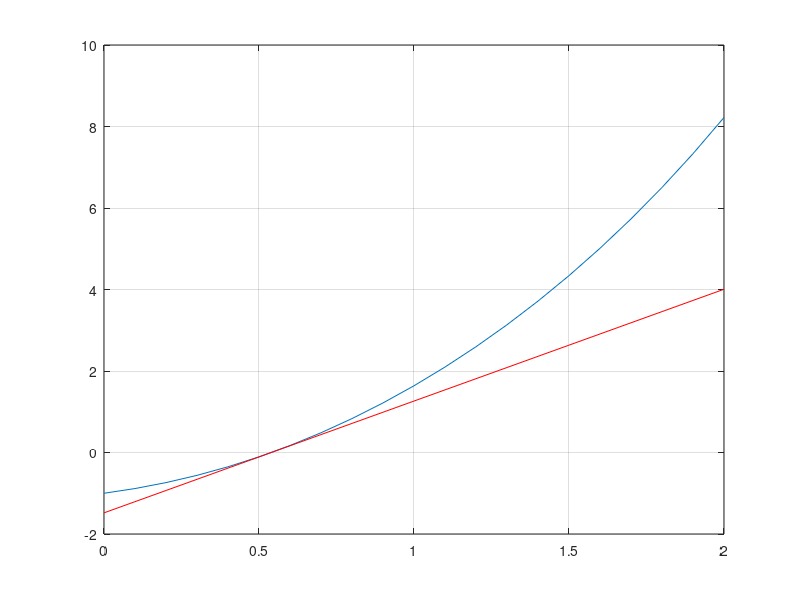

Reproduce this figure in MATLAB.
function falsaPosicaoModificado

  a = 0;
  b = 2; %intervalo [a, b]
  fa = funcao (a);
  fb = funcao (b);
  intervalo = 0.1; %quanto eu quero que varie
  x = [a:intervalo:b];
  y = funcao(x);
  plot(x,y) %plotar o gráfico da função
  grid
  hold on
  erro = 10^-15; %quanto eu quero de erro
  k = 0; %número de iterações
  fxm = 1 %inicia na fxm
  while (abs(fxm) > erro) %enquanto nao tenho a precisão que preciso

    k = k+1 %numero de iteracoes
    xm = ((a*fb)-(b*fa))/(fb-fa) %falsa posição modificado
    fxm = funcao(xm)
    r = fa+((fb-fa)/(b-a))*(x-a); %reta que passa nos pontos

    if (fa*fxm<0) %se tiver raiz reduz o intervalo

      pa = fb/(fb+fxm); %modificado
      fa = fa*pa; %modificado
      b = xm
      fb = fxm;

    else %continua procurando raiz

      pb = fa/(fa+fxm); %modificado
      fb = fb*pb; %modificado
      a = xm;
      fa = fxm;

    end


  end

    k %printar numero de iteraçoes
    xm %mostrar x da raiz
    fxm %valor aproximado da raiz
    plot(x,r,'r') %plota a reta
    hold on

end

function f = funcao(x)

  f = exp(x) - 2*cos(x); %funcao pedida na questao

end





